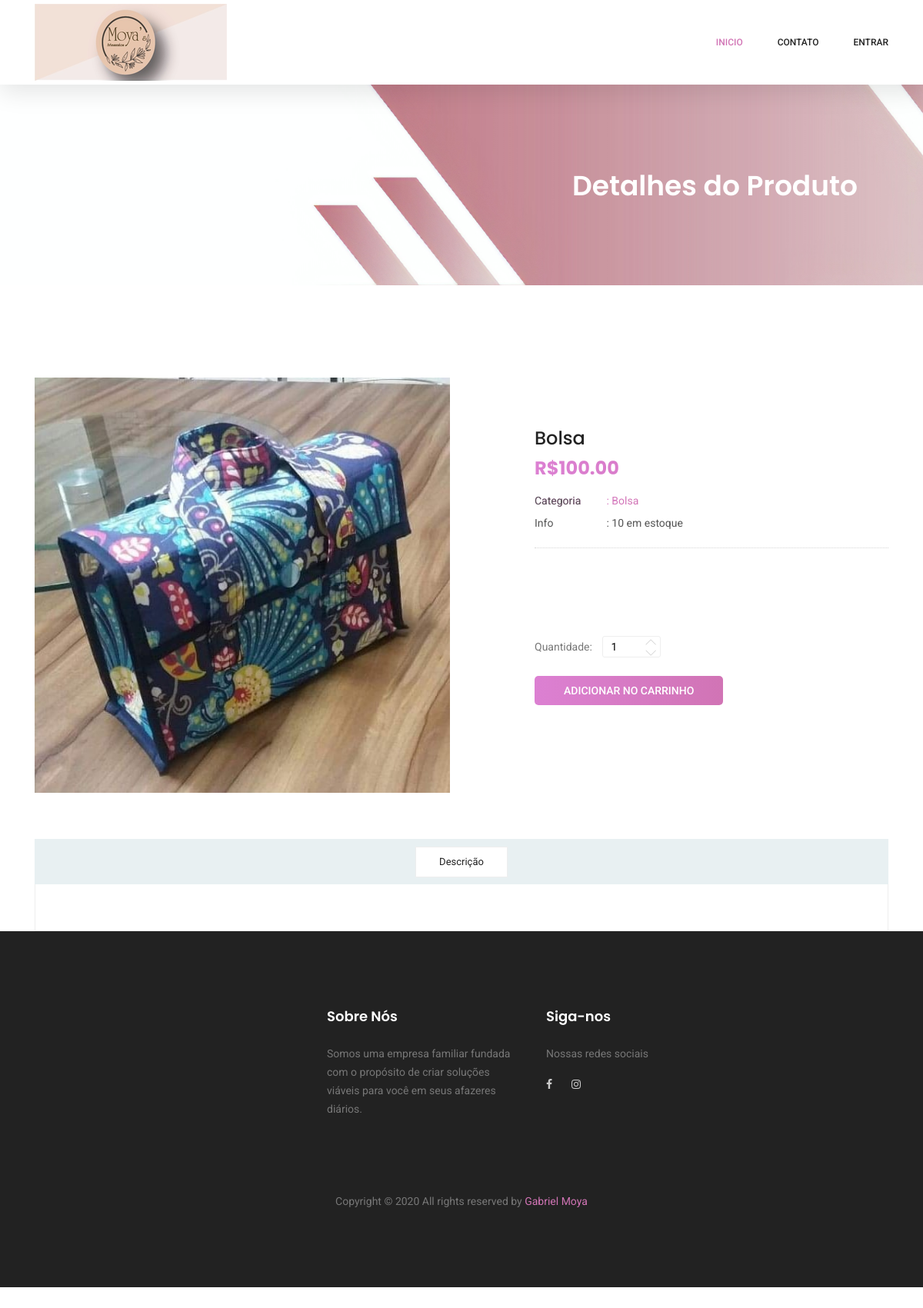
The page /produto/1 on the database as committed earlier.
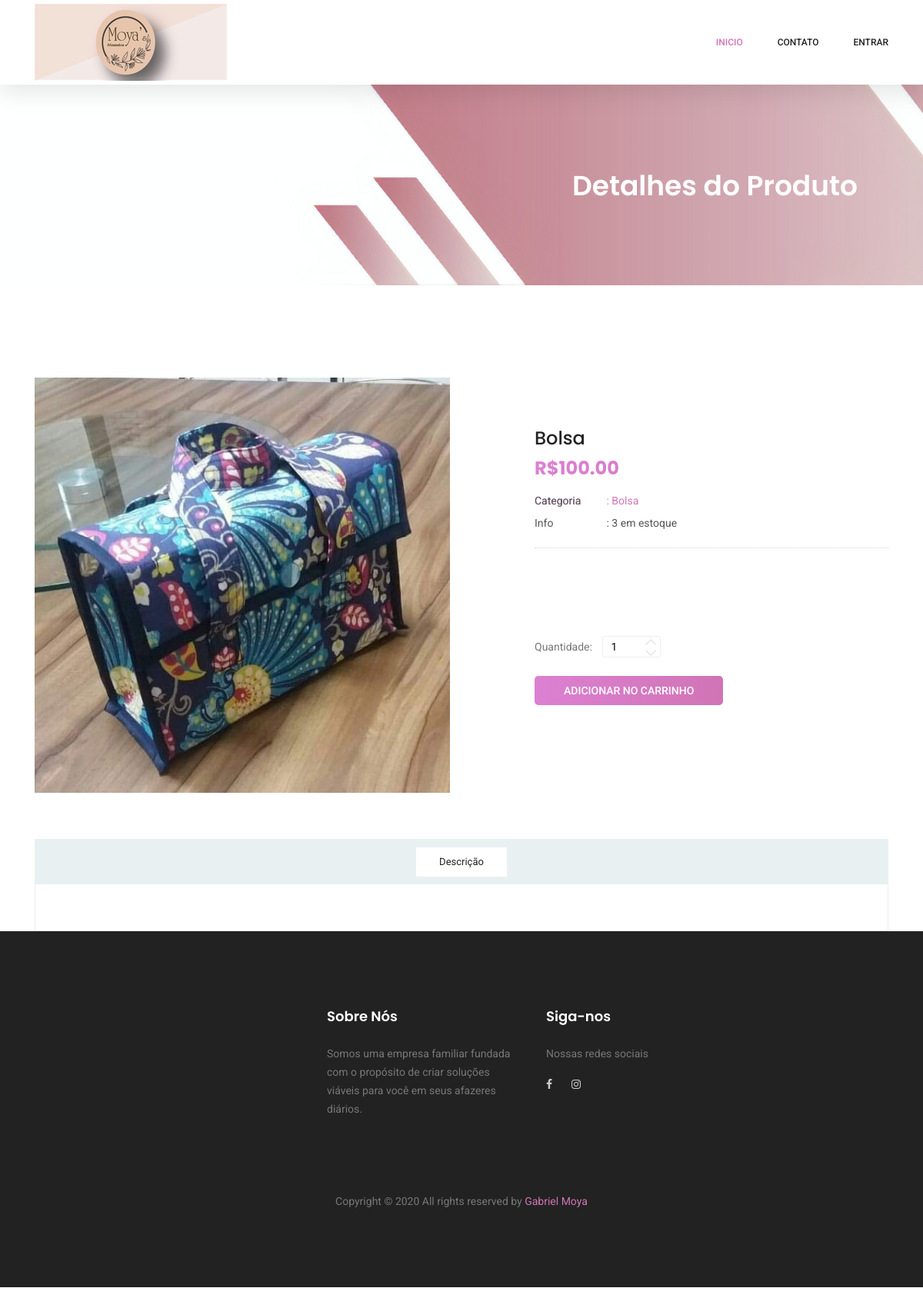
The same page on the database as committed later.
### cadastros/models.py (models this page shows, shortened)
class Produto(models.Model):
    codigo = models.CharField(max_length=100)
    nome = models.CharField(max_length=100)
    descricao = models.CharField(max_length=100)
    estoque = models.IntegerField()
    valorVenda = models.DecimalField(max_digits=50, decimal_places=2)
    imagem = models.ImageField(upload_to="imagens/%Y/%m/%d/", max_length=255, null=True, blank=True)
    categoria = models.ForeignKey(Categoria, on_delete=models.PROTECT)

class Categoria(models.Model):
    nome = models.CharField(max_length=100)
    descricao = models.CharField(max_length=100)

### clientes/views.py (the view)
# urls.py: path('produto/<int:pk>', ProdutoDetailView.as_view(), name="clientes-paginaProduto"),
class ProdutoDetailView(DetailView):
    template_name = "clientes/paginaProduto.html"
    model = Produto

### clientes/templates/clientes/paginaProduto.html (shortened to what this page needs)
{% extends 'clientes/formulario.html' %}
{% load static %}
{%block conteudo%}
    <section class="banner-area organic-breadcrumb">
        <div class="container">
            <div class="breadcrumb-banner d-flex flex-wrap align-items-center justify-content-end">
                <div class="col-first">
                    <h1>Detalhes do Produto</h1>
                </div>
            </div>
        </div>
    </section>
    <div class="product_image_area">
        <div class="container">
            <div class="row s_product_inner">
                <div class="col-lg-6">
                    <div class="s_Product_carousel">
                        <div class="single-prd-item">
                            <img class="img-fluid" src="{{object.imagem.url}}" alt="">
                        </div>
                    </div>
                </div>
                <div class="col-lg-5 offset-lg-1">
                    <div class="s_product_text">
                        <h3>{{object.nome}}</h3>
                        <h2>R${{object.valorVenda}}</h2>
                        <ul class="list">
                            <li><a class="active" href="#"><span>Categoria</span> : {{object.categoria.nome}}</a></li>
                            <li><a href="#"><span>Info</span> : {{object.estoque}} em estoque</a></li>
                        </ul>
                        <p>&nbsp;</p>
                        <div class="product_count">
                            <label for="qty">Quantidade:</label>
                            <input type="text" name="qtde" id="qtde" maxlength="12" value="1" title="Quantidade:"
                                class="input-text qty">
                            <button
                                class="increase items-count btn-mais" type="button"><i class="lnr lnr-chevron-up"></i></button>
                            <button
                                class="reduced items-count btn-menos" type="button"><i class="lnr lnr-chevron-down"></i></button>
                        </div>
                        <div class="card_area d-flex align-items-center">
                            <a class="primary-btn" id="btn-adicionar"
                                href="{% url 'adicionar-produto' produto.pk 1  %}">Adicionar no Carrinho</a>
                        </div>
                    </div>
                </div>
            </div>
        </div>
    </div>
    <section class="product_description_area">
        <div class="container">
            <ul class="nav nav-tabs" id="myTab" role="tablist">
                <li class="nav-item">
                    <a class="nav-link" id="home-tab" data-toggle="tab" href="#home" role="tab" aria-controls="home"
                        aria-selected="true">Descrição</a>
                </li>
            </ul>
            <div class="tab-content" id="myTabContent">
            </div>
        </div>
{% endblock %}

Rows that differ between the two databases and show on the page:
changed Produto "Bolsa": estoque "10" → "3"
